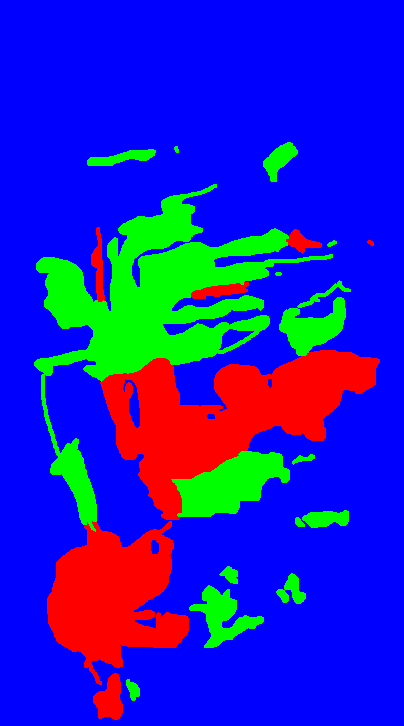
#> input picture data/masks/testbed1.png, 404 x 726 px, found by its file name
$ python testbed_test.py
#> lines starting #> are read from the running program, lines starting #| are printed output that depends on the picture; after the words box and inside, x2 and y2 are one past the last pixel; in counts of white or black regions, pixels touching at a corner belong together; long printed decimals are rounded
import cv2
import numpy as np

# Dilation of image
def dilate_image(image):
	kernel = np.ones((3,3), np.uint8)   # 3 or 5
	return cv2.dilate(image, kernel, iterations=3)

# Erosion of image
def erode_image(image):
	kernel = np.ones((3, 3), np.uint8)   # 3 or 5
	return cv2.erode(image, kernel, iterations=3)# 3 or 1

# Sharpening of image
# [47 lines left out: functions sharpen_image, separate_colors, not called in this run]


def test_segmentation(img1, img2, str_=""):

    # compare the output segmentation against gt mask
    # compare the output segmentation against the ground truth

    # Load the image
    # image = cv2.imread("test.jpg")
    # Convert to grayscale
    result = cv2.bitwise_and(img1, img2, mask=None)

    cv2.imshow("Original Image - "+str_, img1)
    cv2.imshow("Mask Image", img2)
    cv2.imshow("Result", result) # intersection of the two images - the true positives
    cv2.waitKey(0)
    cv2.destroyAllWindows()

    # Count the number of white pixels and black pixels
    white_pixels = np.sum(result == 255)
    # print("white pixels: ", white_pixels)
    black_pixels = np.sum(result == 0)

    # Calculate the total number of pixels
    total_pixels = np.sum(img2 == 255) + 1# 1 added to avoid division by zero
    # print("total pixels in gt: ", total_pixels)
    #img1.size

    # Calculate the percentage of white and black pixels
    percentage_white = (white_pixels / total_pixels) * 100
#     percentage_black = (black_pixels / total_pixels) * 100

    return percentage_white

#     print("Percentage of white pixels (True Positives):", percentage_white)

# Usage example

def creosote_separation(image_path, mask_path, show_images=False):

#> called with image_path = './data/images/testbed1-modified.png', mask_path = './data/masks/testbed1.png', show_images = True
    mask = cv2.imread(mask_path)
#> mask is the input picture: shape (726, 404, 3); mean B, G, R 190.8, 32.2, 32
#     print(mask.shape)
    mask = cv2.resize(mask, (300, 500))
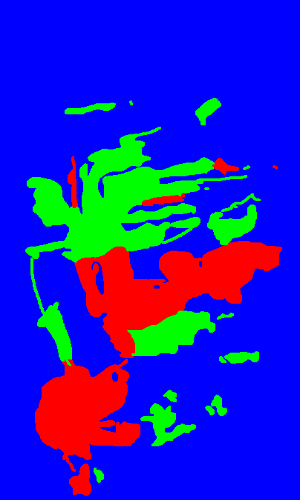
#> mask: shape (500, 300, 3); mean B, G, R 190.9, 32.2, 32

    # Load the image
    image = cv2.imread(image_path)
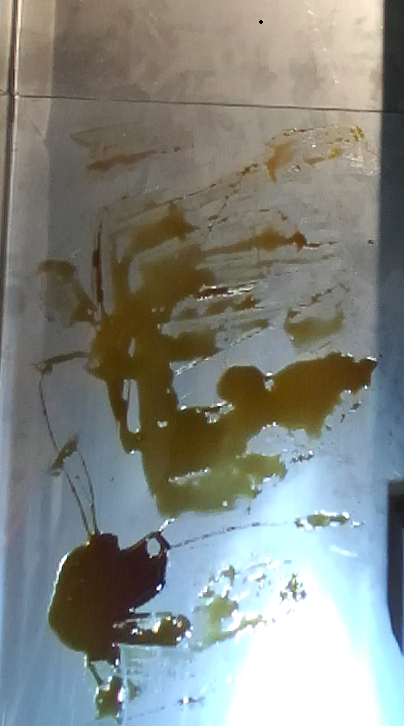
#> input picture data/images/testbed1-modified.png, 404 x 726 px, found by its file name
#> image is the input picture: shape (726, 404, 3); mean B, G, R 129.2, 134.8, 131.1
#     print(image.shape)
    image = cv2.resize(image, (300, 500))#(600, 1000))
#> image: shape (500, 300, 3)
    image = erode_image(image)
    image = dilate_image(image)

    # Extract red channel
    red_channel = mask[:, :, 2]
    green_channel = mask[:, :, 1]
    blue_channel = mask[:, :, 0]

    # Thresholding: Convert red pixels to white and others to black
    _, binary_red_channel = cv2.threshold(red_channel, 250, 255, cv2.THRESH_BINARY)
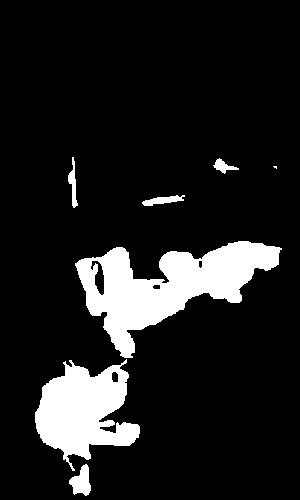
#> binary_red_channel: shape (500, 300); 12% white; 7 white regions (1 under 20 px), largest, box (x1, y1, x2, y2) and area: (75, 241, 282, 358) 10352, (35, 359, 140, 471) 6648, (69, 464, 91, 496) 424, (142, 195, 185, 206) 249, (68, 157, 78, 208) 222, (213, 158, 239, 174) 172

    _, binary_green_channel = cv2.threshold(green_channel, 250, 255, cv2.THRESH_BINARY)
#> binary_green_channel: shape (500, 300); 11.8% white; 17 white regions (3 under 20 px), largest, box (x1, y1, x2, y2) and area: (26, 127, 247, 365) 12165, (128, 311, 215, 356) 2224, (208, 205, 257, 245) 982
    _, binary_blue_channel = cv2.threshold(blue_channel, 250, 255, cv2.THRESH_BINARY)
#> binary_blue_channel: shape (500, 300); 73.7% white; 14 black regions (1 under 20 px), largest, box (x1, y1, x2, y2) and area: (25, 126, 283, 472) 36092, (140, 403, 196, 447) 1057, (69, 463, 92, 496) 504

    # Make all blue pixels in binary_blue_channel white
#     binary_red_channel[binary_red_channel > 50] = 255
#     binary_green_channel[binary_green_channel > 50] = 255
#     binary_blue_channel[binary_blue_channel > 50] = 255

    # Create an all-black image
    black_image = np.zeros_like(mask)

    # Merge the red channel back to the black image
    result_image_r = cv2.merge((black_image[:, :, 0], black_image[:, :, 1], binary_red_channel))
    result_image_g = cv2.merge((black_image[:, :, 0], black_image[:, :, 1], binary_green_channel))
    result_image_b = cv2.merge((black_image[:, :, 0], black_image[:, :, 1], binary_blue_channel))
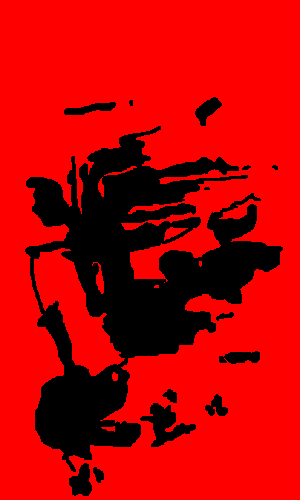
#> result_image_b: shape (500, 300, 3); mean of channels 0, 1, 2 0, 0, 187.8; drawn as B, G, R

    creosote_mask = cv2.cvtColor(result_image_r, cv2.COLOR_BGR2GRAY)
    creosote_mask = cv2.inRange(creosote_mask, 20, 255)

    semi_mask = cv2.cvtColor(result_image_g, cv2.COLOR_BGR2GRAY)
    semi_mask = cv2.inRange(semi_mask, 20, 255)

    clean_mask = cv2.cvtColor(result_image_b, cv2.COLOR_BGR2GRAY)
    clean_mask = cv2.inRange(clean_mask, 20, 255)
    # -- these are the ground truth masks

    # Display the original and result images
    if show_images:
        cv2.imshow("Original Image", image)
        cv2.imshow("creosote Mask", creosote_mask)
        cv2.imshow("semi Mask", semi_mask)
        cv2.imshow("clean Mask", clean_mask)
        cv2.waitKey(0)
        cv2.destroyAllWindows()
#**********************************************************************************

#     # Load the image
#     image = cv2.imread(image_path)
#     image = cv2.resize(image, (300, 500))#(600, 1000))
#     image = erode_image(image)

    if len(image.shape) == 3:
        image = cv2.cvtColor(image, cv2.COLOR_BGR2GRAY)
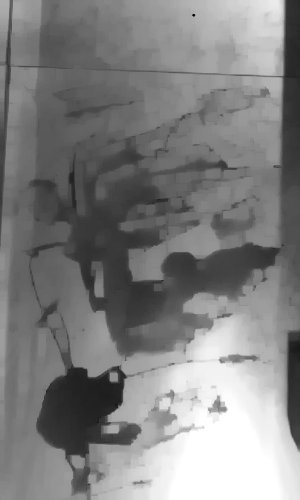
#> image: shape (500, 300); min 0, max 255, mean 128.8
    image = cv2.resize(image, (300, 500))
#     image = erode_image(image)

    thresholded = image
    # Apply Otsu thresholding
    # _, thresholded = cv2.threshold(image, 0, 255, cv2.THRESH_BINARY + cv2.THRESH_OTSU)

    # Create masks for black, grey, and white colors, these are the segmentation results
    black_mask = cv2.inRange(thresholded, 0, 70)
#> black_mask: shape (500, 300); 15.6% white; 34 white regions (19 under 20 px), largest, box (x1, y1, x2, y2) and area: (32, 148, 169, 333) 9877, (37, 365, 133, 459) 5405, (282, 0, 300, 194) 2977
    grey_mask = cv2.inRange(thresholded, 71, 130)
#> grey_mask: shape (500, 300); 43.9% white; 32 white regions (24 under 20 px), largest, box (x1, y1, x2, y2) and area: (0, 0, 300, 500) 64610, (101, 415, 141, 446) 460, (91, 261, 105, 298) 402
    white_mask = cv2.inRange(thresholded, 131, 255)
#> white_mask: shape (500, 300); 40.5% white; 21 white regions (1 under 20 px), largest, box (x1, y1, x2, y2) and area: (75, 269, 300, 500) 34034, (99, 0, 285, 76) 11037, (163, 73, 282, 167) 6762

#     # Apply masks to the original image
#     black_pixels = cv2.bitwise_and(image, image, mask=black_mask)
#     grey_pixels = cv2.bitwise_and(image, image, mask=grey_mask)
#     white_pixels = cv2.bitwise_and(image, image, mask=white_mask)

    # Display the separated colors
    if show_images:
        cv2.imshow("Original", image)
        cv2.imshow("Black Pixels", black_mask)
        cv2.imshow("Grey Pixels", grey_mask)
        cv2.imshow("White Pixels", white_mask)
        # cv2.imshow("Clean Mask", clean_mask)
        cv2.waitKey(0)
        cv2.destroyAllWindows()

    acc_creo = test_segmentation(black_mask, creosote_mask, "creosote")
#> in test_segmentation, `result = cv2.bitwise_and(img1, img2, mask=None)`: result: shape (500, 300); 8.2% white; 10 white regions (3 under 20 px), largest, box (x1, y1, x2, y2) and area: (37, 365, 133, 459) 5378, (78, 247, 168, 333) 3584, (164, 244, 281, 292) 2828
#> in test_segmentation, `white_pixels = np.sum(result == 255)`: white_pixels = 12225
#> in test_segmentation, `black_pixels = np.sum(result == 0)`: black_pixels = 137775
#> in test_segmentation, `total_pixels = np.sum(img2 == 255) + 1# 1 added to avoid division by z..`: total_pixels = 18076
#> in test_segmentation, `percentage_white = (white_pixels / total_pixels) * 100`: percentage_white = 67.63
#> acc_creo = 67.63
    acc_semi = test_segmentation(grey_mask, semi_mask, "semi")
#> call 2 of test_segmentation, with str_ = 'semi'
#> in test_segmentation (call 2), `result = cv2.bitwise_and(img1, img2, mask=None)`:
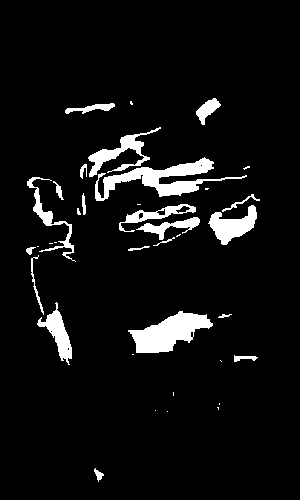
#> result: shape (500, 300); 6.5% white; 37 white regions (16 under 20 px), largest, box (x1, y1, x2, y2) and area: (95, 157, 247, 201) 2067, (128, 311, 213, 353) 1897, (208, 205, 257, 245) 961
#> in test_segmentation (call 2), `white_pixels = np.sum(result == 255)`: white_pixels = 9714
#> in test_segmentation (call 2), `black_pixels = np.sum(result == 0)`: black_pixels = 140286
#> in test_segmentation (call 2), `total_pixels = np.sum(img2 == 255) + 1# 1 added to avoid division by z..`: total_pixels = 17700
#> in test_segmentation (call 2), `percentage_white = (white_pixels / total_pixels) * 100`: percentage_white = 54.88
#> acc_semi = 54.88
    acc_clean = test_segmentation(white_mask, clean_mask, "clean")
#> call 3 of test_segmentation, with str_ = 'clean'
#> in test_segmentation (call 3), `result = cv2.bitwise_and(img1, img2, mask=None)`:
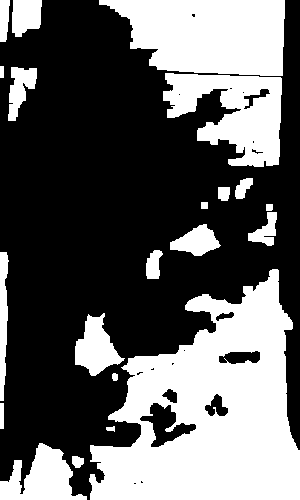
#> result: shape (500, 300); 38.2% white; 21 white regions, largest, box (x1, y1, x2, y2) and area: (89, 269, 300, 500) 29370, (99, 0, 285, 76) 11037, (163, 73, 282, 167) 6743
#> in test_segmentation (call 3), `white_pixels = np.sum(result == 255)`: white_pixels = 57370
#> in test_segmentation (call 3), `black_pixels = np.sum(result == 0)`: black_pixels = 92630
#> in test_segmentation (call 3), `total_pixels = np.sum(img2 == 255) + 1# 1 added to avoid division by z..`: total_pixels = 110492
#> in test_segmentation (call 3), `percentage_white = (white_pixels / total_pixels) * 100`: percentage_white = 51.92
#> acc_clean = 51.92

    return np.array([acc_creo, acc_semi, acc_clean])

#     separate_colors("./primary_data/images/test2.jpg", "./primary_data/masks/test2.jpg")


if __name__ == "__main__":

    i = 1
    count_clean = 0
    count_semi = 0
    count_creo = 0
    sum_accuracy = np.zeros(3)
    while i <= 6:
        if i in []:#[1, 2, 3, 4, 5, 6, 7, 8, 9, 10, 11, 12, 13]:
            i += 1
            continue
        # print(i)
        image_path = "./data/images/testbed"+str(i)+"-modified.png"
        mask_path = "./data/masks/testbed"+str(i)+".png"
        acc = creosote_separation(image_path, mask_path, show_images=True)
#> acc = [67.63, 54.88, 51.92]

        # Count the number of images that have creosote, semi, and clean, to avoid division by zero
        if acc[-1] > 0:
            count_clean += 1

        if acc[1] > 0:
            count_semi += 1

        if acc[0] > 0:
            count_creo += 1


        print("accuracy: ", acc)
#| accuracy:  [67.631 54.881 51.922]
        sum_accuracy += acc
#> sum_accuracy = [67.63, 54.88, 51.92]
#> (the run stopped early here; a loop or call above may not have finished)
